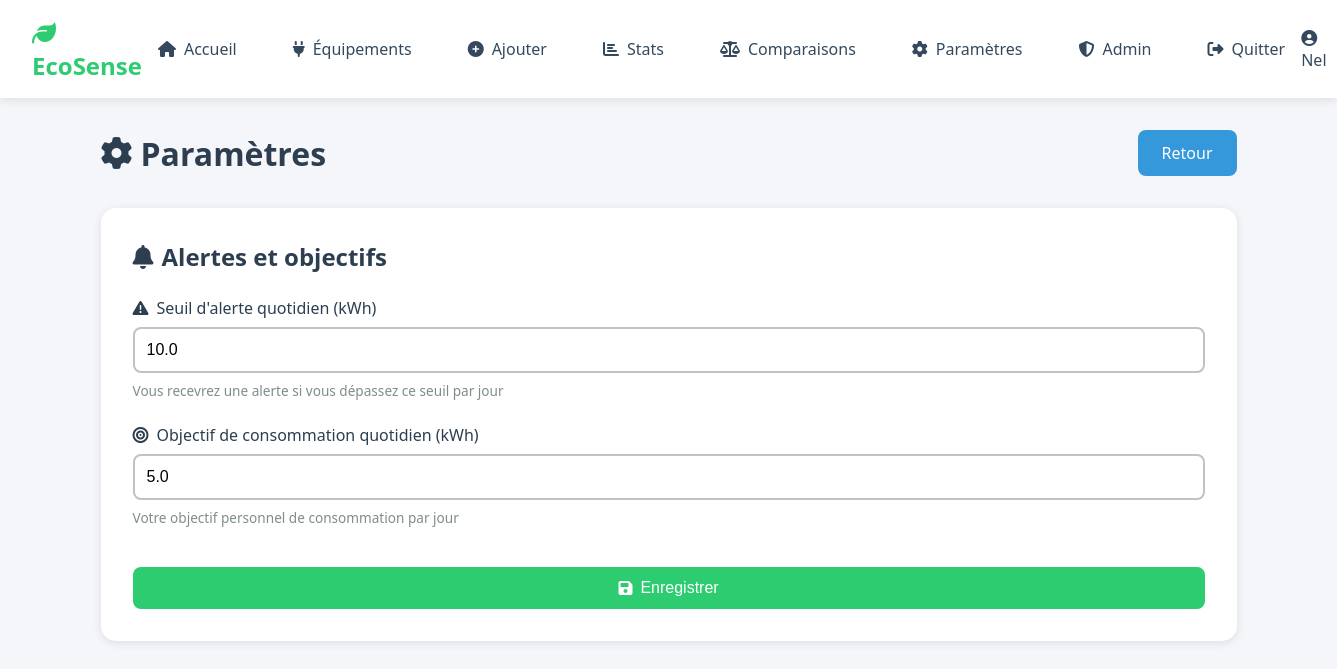
The app's page /settings (signed in) with its own data.
### models/database.py (models this page shows, shortened)
class User(Base):
    __tablename__ = 'users'
    id = Column(Integer, primary_key=True)
    username = Column(String(80), unique=True, nullable=False)
    email = Column(String(120), unique=True, nullable=False)
    password_hash = Column(String(200), nullable=False)
    date_created = Column(DateTime, default=datetime.now)
    is_admin = Column(Integer, default=0)
    is_approved = Column(Integer, default=0)
    alert_threshold = Column(Float, default=10.0)
    daily_goal = Column(Float, default=5.0)
    equipments = relationship('Equipment', back_populates='user', lazy='select')
    usages = relationship('Usage', back_populates='user', lazy='select')
    predictions = relationship('Prediction', back_populates='user', lazy='select')

### app.py (the view)
@app.route('/settings', methods=['GET', 'POST'])
@login_required
def settings():
    user_id = session['user_id']
    db = get_session()
    try:
        user = db.query(User).filter(User.id == user_id).first()
        if request.method == 'POST':
            user.alert_threshold = float(request.form.get('alert_threshold', 10))
            user.daily_goal = float(request.form.get('daily_goal', 5))
            db.commit()
            flash('Paramètres enregistrés !', 'success')
            return redirect(url_for('settings'))
        return render_template('settings.html', user=user)
    finally:
        db.close()

### app.py (called while the page is built)
def login_required(f):
    @wraps(f)
    def decorated_function(*args, **kwargs):
        if 'user_id' not in session:
            flash('Vous devez être connecté.', 'warning')
            return redirect(url_for('login'))
        return f(*args, **kwargs)
    return decorated_function

### models/database.py (called while the page is built)
def get_session():
    engine = create_engine('sqlite:///database.db', echo=False)
    Session = sessionmaker(bind=engine)
    return Session()

### templates/settings.html (shortened to what this page needs)
<!DOCTYPE html>
<html lang="fr">
<head>
    <link rel="stylesheet" href="https://cdnjs.cloudflare.com/ajax/libs/font-awesome/6.4.0/css/all.min.css">
    <link rel="stylesheet" href="{{ url_for('static', filename='css/style.css') }}">
</head>
<body>
    <nav class="navbar">
        <div class="nav-brand"><i class="fas fa-leaf"></i> EcoSense</div>
        <ul class="nav-menu">
            <li><a href="{{ url_for('home') }}"><i class="fas fa-home"></i> Accueil</a></li>
            <li><a href="{{ url_for('equipments') }}"><i class="fas fa-plug"></i> Équipements</a></li>
            <li><a href="{{ url_for('add_usage') }}"><i class="fas fa-plus-circle"></i> Ajouter</a></li>
            <li><a href="{{ url_for('statistics') }}"><i class="fas fa-chart-bar"></i> Stats</a></li>
            <li><a href="{{ url_for('comparisons') }}"><i class="fas fa-balance-scale"></i> Comparaisons</a></li>
            <li><a href="{{ url_for('settings') }}"><i class="fas fa-cog"></i> Paramètres</a></li>
            {% if session.is_admin == 1 %}
            <li><a href="{{ url_for('admin_panel') }}"><i class="fas fa-shield-alt"></i> Admin</a></li>
            {% endif %}
            <li><a href="{{ url_for('logout') }}"><i class="fas fa-sign-out-alt"></i> Quitter</a></li>
        </ul>
        <div class="nav-user">
            <a href="{{ url_for('profile') }}" style="color: inherit; text-decoration: none;">
                <i class="fas fa-user-circle"></i> {{ session.username }}
            </a>
        </div>
    </nav>
    <div class="container">
        <div class="page-header">
            <h1><i class="fas fa-cog"></i> Paramètres</h1>
            <a href="{{ url_for('home') }}" class="btn btn-secondary">Retour</a>
        </div>
        <div class="section">
            <h2><i class="fas fa-bell"></i> Alertes et objectifs</h2>
            <form method="POST">
                <div class="form-group">
                    <label for="alert_threshold">
                        <i class="fas fa-exclamation-triangle"></i> Seuil d'alerte quotidien (kWh)
                    </label>
                    <input type="number" id="alert_threshold" name="alert_threshold"
                           value="{{ user.alert_threshold }}" step="0.1" min="1" required>
                    <small>Vous recevrez une alerte si vous dépassez ce seuil par jour</small>
                </div>
                <div class="form-group">
                    <label for="daily_goal">
                        <i class="fas fa-bullseye"></i> Objectif de consommation quotidien (kWh)
                    </label>
                    <input type="number" id="daily_goal" name="daily_goal"
                           value="{{ user.daily_goal }}" step="0.1" min="0.1" required>
                    <small>Votre objectif personnel de consommation par jour</small>
                </div>
                <button type="submit" class="btn btn-primary">
                    <i class="fas fa-save"></i> Enregistrer
                </button>
            </form>
        </div>
    </div>
</body>
</html>

### static/css/style.css (style rules this page uses)
* { margin: 0; padding: 0; box-sizing: border-box; }
:root { --primary-color: #2ecc71; --primary-dark: #27ae60; --secondary-color: #3498db; --danger-color: #e74c3c; --warning-color: #f39c12; --success-color: #2ecc71; --dark-color: #2c3e50; --light-color: #ecf0f1; --text-color: #34495e; --border-color: #bdc3c7; --shadow: 0 2px 10px rgba(0,0,0,0.1); }
body { font-family: 'Segoe UI', Tahoma, Geneva, Verdana, sans-serif; background: #f5f6fa; min-height: 100vh; color: var(--text-color); }
.navbar { background: white; padding: 1rem 2rem; box-shadow: var(--shadow); display: flex; justify-content: space-between; align-items: center; }
.nav-brand { font-size: 1.5rem; font-weight: bold; color: var(--primary-color); }
.nav-menu { display: flex; list-style: none; gap: 1.5rem; }
.nav-menu a { text-decoration: none; color: var(--text-color); padding: 0.5rem 1rem; border-radius: 5px; transition: all 0.3s; display: flex; align-items: center; gap: 0.5rem; }
.nav-user { color: var(--text-color); font-weight: 500; display: flex; align-items: center; gap: 0.5rem; }
.container { max-width: 1200px; margin: 2rem auto; padding: 0 2rem; }
.form-group { margin-bottom: 1.5rem; }
.form-group label { display: block; margin-bottom: 0.5rem; font-weight: 500; color: var(--dark-color); display: flex; align-items: center; gap: 0.5rem; }
.form-group input, .form-group select { width: 100%; padding: 0.75rem; border: 2px solid var(--border-color); border-radius: 8px; font-size: 1rem; transition: border-color 0.3s; }
.form-group small { display: block; margin-top: 0.5rem; color: #7f8c8d; font-size: 0.85rem; }
.btn { padding: 0.75rem 1.5rem; border: none; border-radius: 8px; font-size: 1rem; cursor: pointer; text-decoration: none; display: inline-flex; align-items: center; gap: 0.5rem; transition: all 0.3s; font-weight: 500; }
.btn-primary { background: var(--primary-color); color: white; }
.btn-secondary { background: var(--secondary-color); color: white; }
button[type="submit"] { width: 100%; margin-top: 1rem; justify-content: center; }
.page-header { display: flex; justify-content: space-between; align-items: center; margin-bottom: 2rem; }
.page-header h1 { color: var(--dark-color); font-size: 2rem; display: flex; align-items: center; gap: 0.5rem; }
.section { background: white; padding: 2rem; border-radius: 15px; box-shadow: var(--shadow); margin-bottom: 2rem; }
.section h2 { margin-bottom: 1.5rem; color: var(--dark-color); display: flex; align-items: center; gap: 0.5rem; }

### records on screen
User: username "Nel", alert_threshold "10.0", daily_goal "5.0"
